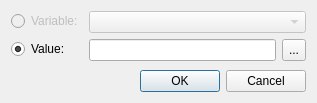
<?xml version="1.0" encoding="UTF-8"?>
<ui version="4.0">
 <class>DataDialog</class>
 <widget class="QDialog" name="DataDialog">
  <property name="geometry">
   <rect>
    <x>0</x>
    <y>0</y>
    <width>317</width>
    <height>103</height>
   </rect>
  </property>
  <property name="windowTitle">
   <string>Change Data</string>
  </property>
  <property name="windowIcon">
   <iconset resource="../qrc/editor.qrc">
    <normaloff>:/ico101.ico</normaloff>:/ico101.ico</iconset>
  </property>
  <layout class="QVBoxLayout" name="verticalLayout">
   <item>
    <layout class="QFormLayout" name="formLayout">
     <item row="1" column="0">
      <widget class="QRadioButton" name="radioButton">
       <property name="text">
        <string>Value:</string>
       </property>
       <property name="checked">
        <bool>true</bool>
       </property>
      </widget>
     </item>
     <item row="0" column="0">
      <widget class="QRadioButton" name="radioButton_2">
       <property name="enabled">
        <bool>false</bool>
       </property>
       <property name="text">
        <string>Variable:</string>
       </property>
      </widget>
     </item>
     <item row="0" column="1">
      <widget class="QComboBox" name="comboBox">
       <property name="enabled">
        <bool>false</bool>
       </property>
      </widget>
     </item>
     <item row="1" column="1">
      <layout class="QHBoxLayout" name="horizontalLayout">
       <item>
        <widget class="QLineEdit" name="dataField">
         <property name="inputMask">
          <string>0</string>
         </property>
        </widget>
       </item>
       <item>
        <widget class="QToolButton" name="dataButton">
         <property name="sizePolicy">
          <sizepolicy hsizetype="Fixed" vsizetype="Preferred">
           <horstretch>0</horstretch>
           <verstretch>0</verstretch>
          </sizepolicy>
         </property>
         <property name="text">
          <string>...</string>
         </property>
        </widget>
       </item>
      </layout>
     </item>
    </layout>
   </item>
   <item>
    <spacer name="verticalSpacer">
     <property name="orientation">
      <enum>Qt::Vertical</enum>
     </property>
     <property name="sizeHint" stdset="0">
      <size>
       <width>20</width>
       <height>0</height>
      </size>
     </property>
    </spacer>
   </item>
   <item>
    <widget class="QDialogButtonBox" name="buttonBox">
     <property name="orientation">
      <enum>Qt::Horizontal</enum>
     </property>
     <property name="standardButtons">
      <set>QDialogButtonBox::Cancel|QDialogButtonBox::Ok</set>
     </property>
    </widget>
   </item>
  </layout>
 </widget>
 <resources>
  <include location="../qrc/editor.qrc"/>
 </resources>
 <connections>
  <connection>
   <sender>buttonBox</sender>
   <signal>accepted()</signal>
   <receiver>DataDialog</receiver>
   <slot>accept()</slot>
   <hints>
    <hint type="sourcelabel">
     <x>248</x>
     <y>254</y>
    </hint>
    <hint type="destinationlabel">
     <x>157</x>
     <y>274</y>
    </hint>
   </hints>
  </connection>
  <connection>
   <sender>buttonBox</sender>
   <signal>rejected()</signal>
   <receiver>DataDialog</receiver>
   <slot>reject()</slot>
   <hints>
    <hint type="sourcelabel">
     <x>316</x>
     <y>260</y>
    </hint>
    <hint type="destinationlabel">
     <x>286</x>
     <y>274</y>
    </hint>
   </hints>
  </connection>
 </connections>
</ui>
